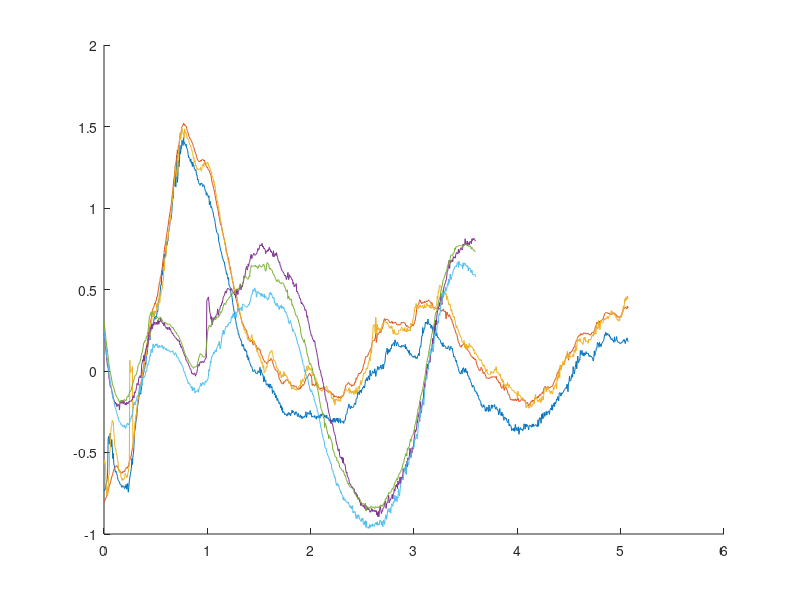

This chart was generated by the following MATLAB code:
clear all;
clc;
close all;

pref = 7.5e5;
dt = 5.0e-6;
Ht = 1.78;

%% Load the data
load shock_history/Xs_cor;
Xs_cor = XSS;
Xs_cor = Xs_cor / Ht - 3;

load shock_history/Xs_med;
Xs_med = XSS;
Xs_med = Xs_med / Ht - 3;

steps = size(Xs_cor,1);
timeC = linspace(0,(steps-1)*dt,steps);
timeC = timeC * 1000;

steps = size(Xs_med,1);
timeM = linspace(0,(steps-1)*dt,steps);
timeM = timeM * 1000;

% Figure option
LW = 2;         % LineWidth
FSn = 18;       % FontSize labels
FSa = 12;       % FontSize axis

s = 200;
f = size(Xs_cor,1);

figure(1);hold on;
plot(timeC(1:f-s+1),Xs_cor(s:f,1),timeC(1:f-s+1),Xs_cor(s:f,2),timeC(1:f-s+1),Xs_cor(s:f,3));
plot(timeM,Xs_med(:,1),timeM,Xs_med(:,2),timeM,Xs_med(:,3));
